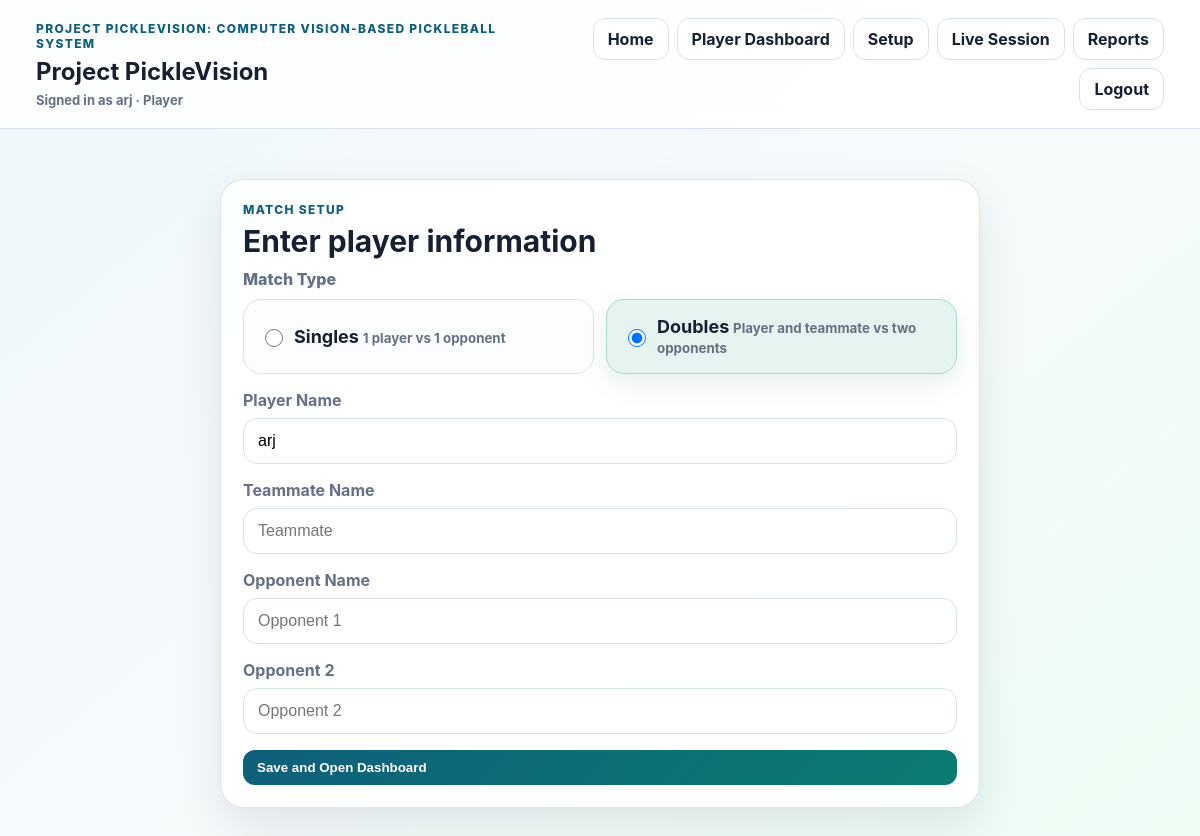
/setup (signed in), run on an earlier commit of the app's database.
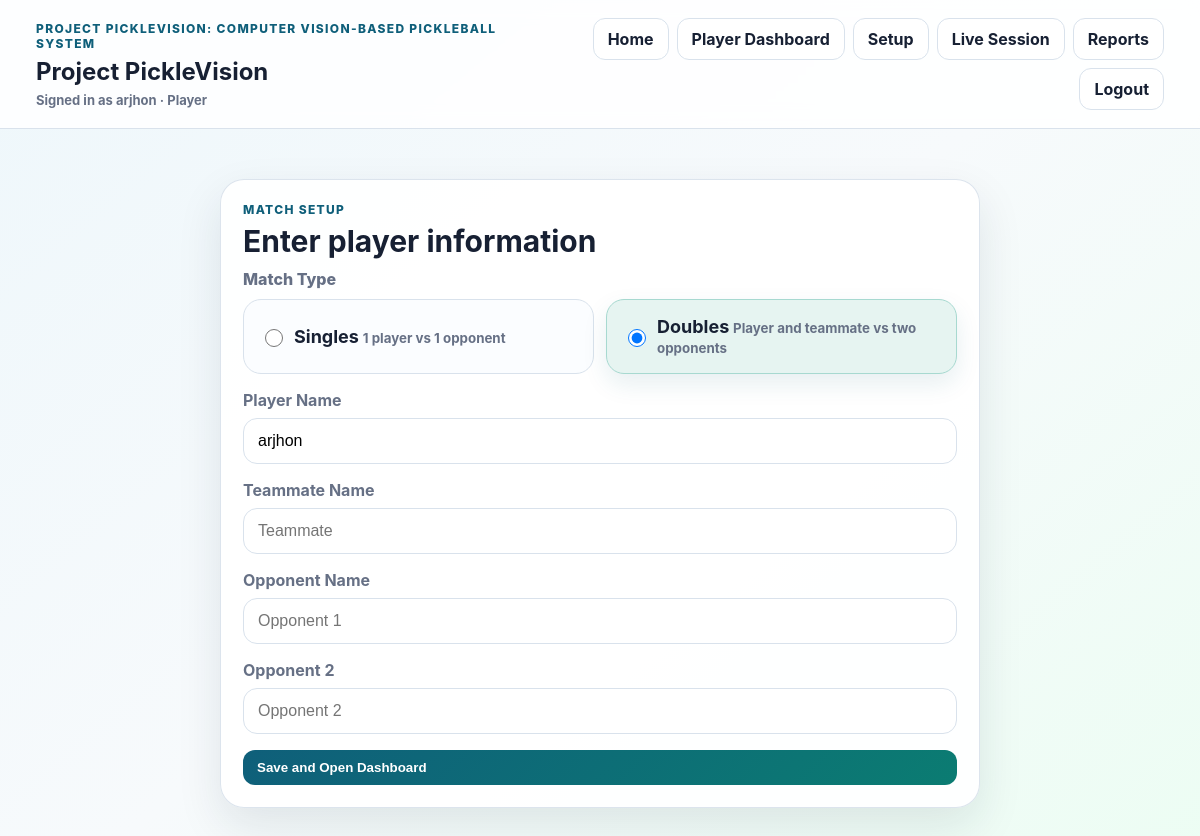
And on a later commit of the database.
### tables this page shows
CREATE TABLE users (
                id INTEGER PRIMARY KEY AUTOINCREMENT,
                full_name TEXT NOT NULL,
                email TEXT NOT NULL UNIQUE,
                password_hash TEXT NOT NULL,
                role TEXT NOT NULL DEFAULT 'coach',
                created_at TEXT NOT NULL
            );

### app.py (the view, shortened to what this page needs)
@app.route("/setup", methods=["GET", "POST"])
@login_required
def setup():
    return render_template(
        "setup.html",
        match_type=current_match_type(),
        player_name=session.get("player_name", ""),
        teammate_name=session.get("teammate_name", ""),
        opponent_1=session.get("opponent_1", ""),
        opponent_2=session.get("opponent_2", ""),
    )

### ai/tracker_service.py (called while the page is built)
    def pop_new_ball_events(self) -> list[Dict[str, Any]]:
        with self._lock:
            if self._tracker is None:
                return []
            events = self._tracker.events
            new_events = events[self._events_cursor:]
            self._events_cursor = len(events)
            return [self._event_to_dict(e) for e in new_events]

### app.py (called while the page is built)
def db() -> sqlite3.Connection:
    conn = sqlite3.connect(DB_PATH, timeout=30, check_same_thread=False)
    conn.row_factory = sqlite3.Row
    conn.execute("PRAGMA busy_timeout = 30000")
    conn.execute("PRAGMA journal_mode = WAL")
    return conn

def column_exists(conn: sqlite3.Connection, table: str, column: str) -> bool:
    rows = conn.execute(f"PRAGMA table_info({table})").fetchall()
    return any(row["name"] == column for row in rows)

def current_user() -> Optional[Dict[str, Any]]:
    user_id = session.get("user_id")
    if not user_id:
        return None
    with db() as conn:
        row = conn.execute("SELECT * FROM users WHERE id = ?", (user_id,)).fetchone()
    return dict(row) if row else None

@app.context_processor
def inject_user():
    return {"current_user": current_user()}

### templates/setup.html (shortened to what this page needs)
{% extends "base.html" %}
{% block content %}
<section class="panel narrow">
  <p class="eyebrow">Match Setup</p>
  <h2>Enter player information</h2>
  <form method="post" class="form-grid" id="matchSetupForm">
    <div class="match-type-field">
      <span class="form-label">Match Type</span>
      <div class="match-type-options">
        <label class="match-type-card">
          <input type="radio" name="match_type" value="singles"
                 {% if match_type == 'singles' %}checked{% endif %}>
          <div>
            <strong>Singles</strong>
            <small>1 player vs 1 opponent</small>
          </div>
        </label>
        <label class="match-type-card">
          <input type="radio" name="match_type" value="doubles"
                 {% if match_type != 'singles' %}checked{% endif %}>
          <div>
            <strong>Doubles</strong>
            <small>Player and teammate vs two opponents</small>
          </div>
        </label>
      </div>
    </div>
    <label>
      Player Name
      <input name="player_name" placeholder="Player 1" value="{{ player_name }}">
    </label>
    <label class="doubles-only">
      Teammate Name
      <input name="teammate_name" placeholder="Teammate" value="{{ teammate_name }}">
    </label>
    <label>
      Opponent Name
      <input name="opponent_1" placeholder="Opponent 1" value="{{ opponent_1 }}">
    </label>
    <label class="doubles-only">
      Opponent 2
      <input name="opponent_2" placeholder="Opponent 2" value="{{ opponent_2 }}">
    </label>
    <button class="btn primary" type="submit">Save and Open Dashboard</button>
  </form>
</section>
{% endblock %}

### templates/base.html (shortened to what this page needs)
<!doctype html>
<html lang="en">
<head>
  <link rel="stylesheet" href="{{ url_for('static', filename='style.css') }}">
</head>
<body>
  <header class="app-header">
    <div>
      <p class="eyebrow">Project PickleVision: Computer Vision-Based Pickleball System</p>
      <h1>Project PickleVision</h1>
      {% if current_user %}<p class="signed-in">Signed in as {{ current_user.full_name }} · {{ current_user.role|title }}</p>{% endif %}
    </div>
    <nav class="nav">
      <a href="{{ url_for('landing') }}">Home</a>
      {% if current_user %}
        {% if current_user.role == 'player' %}
          <a href="{{ url_for('player_dashboard') }}">Player Dashboard</a>
        {% else %}
          <a href="{{ url_for('coach_dashboard') }}">Coach Dashboard</a>
        {% endif %}
        <a href="{{ url_for('setup') }}">Setup</a>
        <a href="{{ url_for('live_dashboard') }}">Live Session</a>
        <a href="{{ url_for('reports') }}">Reports</a>
        <a href="{{ url_for('logout') }}">Logout</a>
      {% else %}
        <a href="{{ url_for('login') }}">Login</a>
        <a href="{{ url_for('signup') }}">Sign Up</a>
      {% endif %}
    </nav>
  </header>
  <main class="page-shell">
    {% block content %}{% endblock %}
  </main>
</body>
</html>

What changed in the data, as far as the page shows it:
changed users "Player": full_name "arj" → "arjhon"
Also different on the page:
form field player_name: "arj" → "arjhon"
